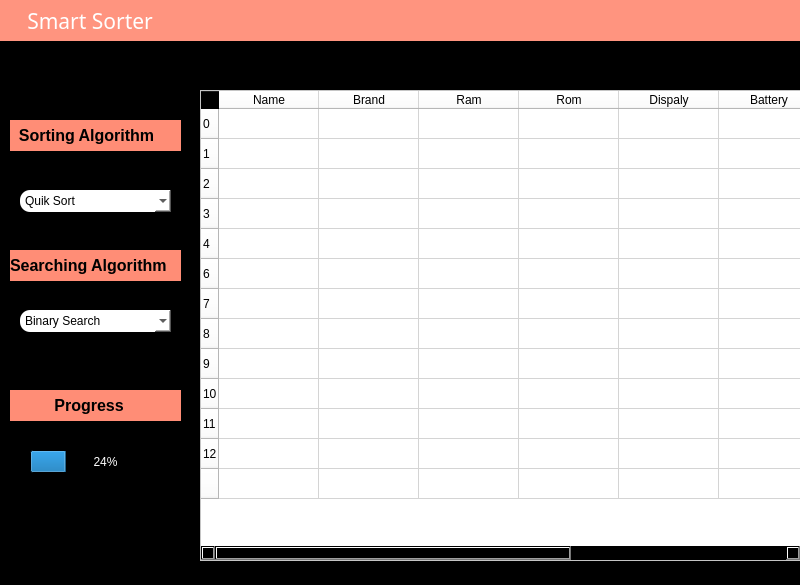
<?xml version="1.0" encoding="UTF-8"?>
<ui version="4.0">
 <class>MainWindow</class>
 <widget class="QMainWindow" name="MainWindow">
  <property name="geometry">
   <rect>
    <x>0</x>
    <y>0</y>
    <width>800</width>
    <height>585</height>
   </rect>
  </property>
  <property name="windowTitle">
   <string>MainWindow</string>
  </property>
  <property name="styleSheet">
   <string notr="true">alternate-background-color: rgb(0, 0, 0);
background-color: rgb(0, 0, 0);</string>
  </property>
  <widget class="QWidget" name="centralwidget">
   <widget class="QLabel" name="Smart">
    <property name="geometry">
     <rect>
      <x>0</x>
      <y>0</y>
      <width>801</width>
      <height>41</height>
     </rect>
    </property>
    <property name="font">
     <font>
      <family>Stencil</family>
      <pointsize>16</pointsize>
     </font>
    </property>
    <property name="styleSheet">
     <string notr="true">color: rgb(255, 255, 255);
background-color: rgb(255, 148, 127);</string>
    </property>
    <property name="text">
     <string>     Smart Sorter</string>
    </property>
   </widget>
   <widget class="QComboBox" name="comboBox">
    <property name="geometry">
     <rect>
      <x>20</x>
      <y>190</y>
      <width>151</width>
      <height>22</height>
     </rect>
    </property>
    <property name="styleSheet">
     <string notr="true">background-color: rgb(255, 159, 127);
background-color: rgb(255, 255, 255);
border-radius:10px;</string>
    </property>
    <item>
     <property name="text">
      <string>Quik Sort</string>
     </property>
    </item>
    <item>
     <property name="text">
      <string>Bucket Sort</string>
     </property>
    </item>
    <item>
     <property name="text">
      <string>Insertion Sort</string>
     </property>
    </item>
   </widget>
   <widget class="QTableWidget" name="tableWidget">
    <property name="geometry">
     <rect>
      <x>200</x>
      <y>90</y>
      <width>601</width>
      <height>471</height>
     </rect>
    </property>
    <property name="sizePolicy">
     <sizepolicy hsizetype="Ignored" vsizetype="Ignored">
      <horstretch>0</horstretch>
      <verstretch>0</verstretch>
     </sizepolicy>
    </property>
    <property name="maximumSize">
     <size>
      <width>714</width>
      <height>16777215</height>
     </size>
    </property>
    <property name="styleSheet">
     <string notr="true">background-color: rgb(255, 255, 255);</string>
    </property>
    <row>
     <property name="text">
      <string>0</string>
     </property>
    </row>
    <row>
     <property name="text">
      <string>1</string>
     </property>
    </row>
    <row>
     <property name="text">
      <string>2</string>
     </property>
    </row>
    <row>
     <property name="text">
      <string>3</string>
     </property>
    </row>
    <row>
     <property name="text">
      <string>4</string>
     </property>
    </row>
    <row>
     <property name="text">
      <string>6</string>
     </property>
    </row>
    <row>
     <property name="text">
      <string>7</string>
     </property>
    </row>
    <row>
     <property name="text">
      <string>8</string>
     </property>
    </row>
    <row>
     <property name="text">
      <string>9</string>
     </property>
    </row>
    <row>
     <property name="text">
      <string>10</string>
     </property>
    </row>
    <row>
     <property name="text">
      <string>11</string>
     </property>
    </row>
    <row>
     <property name="text">
      <string>12</string>
     </property>
    </row>
    <row>
     <property name="text">
      <string/>
     </property>
    </row>
    <column>
     <property name="text">
      <string>Name</string>
     </property>
    </column>
    <column>
     <property name="text">
      <string>Brand</string>
     </property>
    </column>
    <column>
     <property name="text">
      <string>Ram</string>
     </property>
    </column>
    <column>
     <property name="text">
      <string>Rom</string>
     </property>
    </column>
    <column>
     <property name="text">
      <string>Dispaly</string>
     </property>
    </column>
    <column>
     <property name="text">
      <string>Battery</string>
     </property>
    </column>
    <column>
     <property name="text">
      <string>Price</string>
     </property>
    </column>
    <column>
     <property name="text">
      <string>Website</string>
     </property>
    </column>
   </widget>
   <widget class="QProgressBar" name="progressBar">
    <property name="geometry">
     <rect>
      <x>30</x>
      <y>450</y>
      <width>151</width>
      <height>23</height>
     </rect>
    </property>
    <property name="styleSheet">
     <string notr="true">color: rgb(255, 255, 255);</string>
    </property>
    <property name="value">
     <number>24</number>
    </property>
   </widget>
   <widget class="QLabel" name="label">
    <property name="geometry">
     <rect>
      <x>10</x>
      <y>390</y>
      <width>171</width>
      <height>31</height>
     </rect>
    </property>
    <property name="font">
     <font>
      <pointsize>12</pointsize>
      <weight>75</weight>
      <bold>true</bold>
     </font>
    </property>
    <property name="styleSheet">
     <string notr="true">background-color: rgb(255, 141, 118);</string>
    </property>
    <property name="text">
     <string>          Progress</string>
    </property>
   </widget>
   <widget class="QLabel" name="label_2">
    <property name="geometry">
     <rect>
      <x>10</x>
      <y>250</y>
      <width>171</width>
      <height>31</height>
     </rect>
    </property>
    <property name="font">
     <font>
      <pointsize>12</pointsize>
      <weight>75</weight>
      <bold>true</bold>
     </font>
    </property>
    <property name="styleSheet">
     <string notr="true">background-color: rgb(255, 141, 118);</string>
    </property>
    <property name="text">
     <string>Searching Algorithm</string>
    </property>
   </widget>
   <widget class="QComboBox" name="comboBox_2">
    <property name="geometry">
     <rect>
      <x>20</x>
      <y>310</y>
      <width>151</width>
      <height>22</height>
     </rect>
    </property>
    <property name="styleSheet">
     <string notr="true">background-color: rgb(255, 159, 127);
background-color: rgb(255, 255, 255);
border-radius:10px;</string>
    </property>
    <item>
     <property name="text">
      <string>Binary Search</string>
     </property>
    </item>
   </widget>
   <widget class="QLabel" name="label_3">
    <property name="geometry">
     <rect>
      <x>10</x>
      <y>120</y>
      <width>171</width>
      <height>31</height>
     </rect>
    </property>
    <property name="font">
     <font>
      <pointsize>12</pointsize>
      <weight>75</weight>
      <bold>true</bold>
     </font>
    </property>
    <property name="styleSheet">
     <string notr="true">background-color: rgb(255, 141, 118);</string>
    </property>
    <property name="text">
     <string>  Sorting Algorithm</string>
    </property>
   </widget>
  </widget>
  <widget class="QMenuBar" name="menubar">
   <property name="geometry">
    <rect>
     <x>0</x>
     <y>0</y>
     <width>800</width>
     <height>21</height>
    </rect>
   </property>
  </widget>
  <widget class="QStatusBar" name="statusbar"/>
 </widget>
 <resources/>
 <connections/>
</ui>
